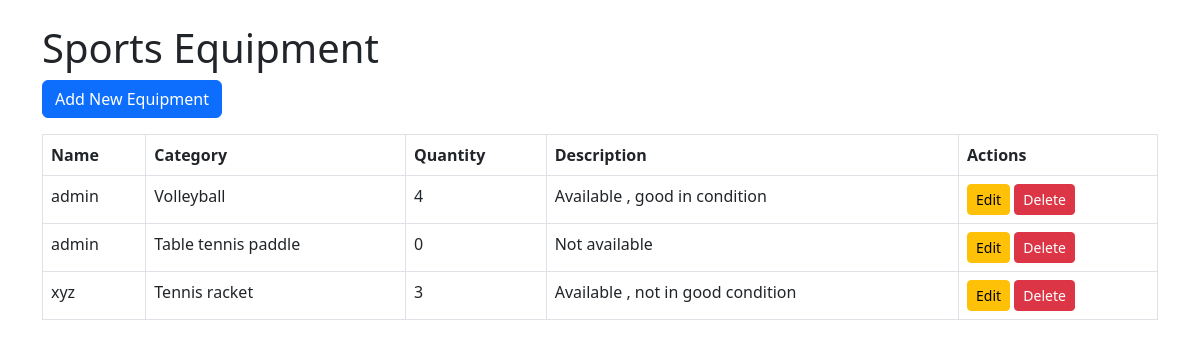
Screenshot of /equipment/ with the database file from the repository.
### equipment/models.py (models this page shows, shortened)
class Equipment(models.Model):
    name = models.CharField(max_length=100)
    category = models.CharField(max_length=100)
    quantity = models.IntegerField()
    description = models.TextField()
    created_at = models.DateTimeField(auto_now_add=True)

### equipment/views.py (the view)
# urls.py: path('', views.equipment_list, name='equipment_list'),
def equipment_list(request):
    equipments = Equipment.objects.all()
    return render(request, 'equipment/equipment_list.html', {'equipments': equipments})

### equipment/templates/equipment/equipment_list.html (shortened to what this page needs)
<!DOCTYPE html>
<html lang="en">
<head>
    <link href="https://cdn.jsdelivr.net/npm/bootstrap@5.3.0-alpha1/dist/css/bootstrap.min.css" rel="stylesheet">
</head>
<body>
    <div class="container mt-4">
        <h1>Sports Equipment</h1>
        <a href="{% url 'equipment_add' %}" class="btn btn-primary mb-3">Add New Equipment</a>
        <table class="table table-bordered">
            <thead>
                <tr>
                    <th>Name</th>
                    <th>Category</th>
                    <th>Quantity</th>
                    <th>Description</th>
                    <th>Actions</th>
                </tr>
            </thead>
            <tbody>
                {% for equipment in equipments %}
                <tr>
                    <td>{{ equipment.name }}</td>
                    <td>{{ equipment.category }}</td>
                    <td>{{ equipment.quantity }}</td>
                    <td>{{ equipment.description }}</td>
                    <td>
                        <a href="{% url 'equipment_edit' equipment.pk %}" class="btn btn-warning btn-sm">Edit</a>
                        <a href="{% url 'equipment_delete' equipment.pk %}" class="btn btn-danger btn-sm">Delete</a>
                    </td>
                </tr>
                {% endfor %}
            </tbody>
        </table>
    </div>
</body>
</html>

### rows the page displays
Equipment: name "admin", category "Volleyball", quantity "4", description "Available , good in condition"
Equipment: name "admin", category "Table tennis paddle", quantity "0", description "Not available"
Equipment: name "xyz", category "Tennis racket", quantity "3", description "Available , not in good condition"
